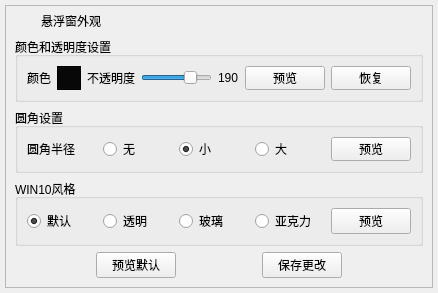
<?xml version="1.0" encoding="UTF-8"?>
<ui version="4.0">
 <class>FormSetting</class>
 <widget class="QWidget" name="FormSetting">
  <property name="geometry">
   <rect>
    <x>0</x>
    <y>0</y>
    <width>438</width>
    <height>283</height>
   </rect>
  </property>
  <property name="windowTitle">
   <string>Dialog</string>
  </property>
  <layout class="QVBoxLayout" name="verticalLayout_2">
   <property name="leftMargin">
    <number>5</number>
   </property>
   <property name="topMargin">
    <number>5</number>
   </property>
   <property name="rightMargin">
    <number>5</number>
   </property>
   <property name="bottomMargin">
    <number>5</number>
   </property>
   <item>
    <widget class="QFrame" name="frame">
     <property name="frameShape">
      <enum>QFrame::StyledPanel</enum>
     </property>
     <property name="frameShadow">
      <enum>QFrame::Raised</enum>
     </property>
     <layout class="QVBoxLayout" name="verticalLayout">
      <property name="topMargin">
       <number>5</number>
      </property>
      <item>
       <layout class="QHBoxLayout" name="horizontalLayout_5">
        <item>
         <widget class="QLabel" name="label_6">
          <property name="sizePolicy">
           <sizepolicy hsizetype="Preferred" vsizetype="Maximum">
            <horstretch>0</horstretch>
            <verstretch>0</verstretch>
           </sizepolicy>
          </property>
          <property name="minimumSize">
           <size>
            <width>20</width>
            <height>20</height>
           </size>
          </property>
          <property name="maximumSize">
           <size>
            <width>20</width>
            <height>20</height>
           </size>
          </property>
          <property name="styleSheet">
           <string notr="true">QLabel{
border-image: url(:/icons/ya.ico);
}</string>
          </property>
          <property name="text">
           <string/>
          </property>
         </widget>
        </item>
        <item>
         <widget class="QLabel" name="label_7">
          <property name="sizePolicy">
           <sizepolicy hsizetype="Preferred" vsizetype="Maximum">
            <horstretch>0</horstretch>
            <verstretch>0</verstretch>
           </sizepolicy>
          </property>
          <property name="text">
           <string>悬浮窗外观</string>
          </property>
         </widget>
        </item>
        <item>
         <spacer name="horizontalSpacer_7">
          <property name="orientation">
           <enum>Qt::Horizontal</enum>
          </property>
          <property name="sizeHint" stdset="0">
           <size>
            <width>40</width>
            <height>20</height>
           </size>
          </property>
         </spacer>
        </item>
       </layout>
      </item>
      <item>
       <widget class="QGroupBox" name="groupBox">
        <property name="sizePolicy">
         <sizepolicy hsizetype="Preferred" vsizetype="Minimum">
          <horstretch>0</horstretch>
          <verstretch>0</verstretch>
         </sizepolicy>
        </property>
        <property name="minimumSize">
         <size>
          <width>0</width>
          <height>65</height>
         </size>
        </property>
        <property name="title">
         <string>颜色和透明度设置</string>
        </property>
        <layout class="QHBoxLayout" name="horizontalLayout">
         <item>
          <widget class="QLabel" name="label">
           <property name="text">
            <string>颜色</string>
           </property>
           <property name="alignment">
            <set>Qt::AlignCenter</set>
           </property>
          </widget>
         </item>
         <item>
          <widget class="QPushButton" name="pushButton">
           <property name="minimumSize">
            <size>
             <width>24</width>
             <height>24</height>
            </size>
           </property>
           <property name="maximumSize">
            <size>
             <width>24</width>
             <height>24</height>
            </size>
           </property>
           <property name="toolTip">
            <string>选择颜色</string>
           </property>
           <property name="styleSheet">
            <string notr="true">background-color: rgb(8, 8, 8);
border: 1px solid black;</string>
           </property>
           <property name="text">
            <string/>
           </property>
          </widget>
         </item>
         <item>
          <widget class="QLabel" name="label_2">
           <property name="text">
            <string>不透明度</string>
           </property>
           <property name="alignment">
            <set>Qt::AlignCenter</set>
           </property>
          </widget>
         </item>
         <item>
          <widget class="QSlider" name="horizontalSlider">
           <property name="maximum">
            <number>255</number>
           </property>
           <property name="singleStep">
            <number>1</number>
           </property>
           <property name="value">
            <number>190</number>
           </property>
           <property name="orientation">
            <enum>Qt::Horizontal</enum>
           </property>
          </widget>
         </item>
         <item>
          <widget class="QLabel" name="label_8">
           <property name="text">
            <string>190</string>
           </property>
          </widget>
         </item>
         <item>
          <widget class="QPushButton" name="pushButton_2">
           <property name="toolTip">
            <string>预览选择的颜色和不透明度</string>
           </property>
           <property name="text">
            <string>预览</string>
           </property>
          </widget>
         </item>
         <item>
          <widget class="QPushButton" name="pushButton_7">
           <property name="toolTip">
            <string>恢复之前的颜色和透明度</string>
           </property>
           <property name="text">
            <string>恢复</string>
           </property>
          </widget>
         </item>
        </layout>
       </widget>
      </item>
      <item>
       <widget class="QGroupBox" name="groupBox_3">
        <property name="sizePolicy">
         <sizepolicy hsizetype="Preferred" vsizetype="Minimum">
          <horstretch>0</horstretch>
          <verstretch>0</verstretch>
         </sizepolicy>
        </property>
        <property name="minimumSize">
         <size>
          <width>0</width>
          <height>65</height>
         </size>
        </property>
        <property name="title">
         <string>圆角设置</string>
        </property>
        <layout class="QHBoxLayout" name="horizontalLayout_3">
         <item>
          <widget class="QLabel" name="label_5">
           <property name="text">
            <string>圆角半径</string>
           </property>
          </widget>
         </item>
         <item>
          <widget class="QRadioButton" name="radioButton">
           <property name="text">
            <string>无</string>
           </property>
          </widget>
         </item>
         <item>
          <widget class="QRadioButton" name="radioButton_2">
           <property name="text">
            <string>小</string>
           </property>
           <property name="checked">
            <bool>true</bool>
           </property>
          </widget>
         </item>
         <item>
          <widget class="QRadioButton" name="radioButton_3">
           <property name="text">
            <string>大</string>
           </property>
           <property name="checked">
            <bool>false</bool>
           </property>
          </widget>
         </item>
         <item>
          <widget class="QPushButton" name="pushButton_3">
           <property name="toolTip">
            <string>预览选中的圆角</string>
           </property>
           <property name="text">
            <string>预览</string>
           </property>
          </widget>
         </item>
        </layout>
       </widget>
      </item>
      <item>
       <widget class="QGroupBox" name="groupBox_2">
        <property name="sizePolicy">
         <sizepolicy hsizetype="Preferred" vsizetype="Minimum">
          <horstretch>0</horstretch>
          <verstretch>0</verstretch>
         </sizepolicy>
        </property>
        <property name="title">
         <string>WIN10风格</string>
        </property>
        <layout class="QHBoxLayout" name="horizontalLayout_2">
         <item>
          <widget class="QRadioButton" name="radioButton_4">
           <property name="text">
            <string>默认</string>
           </property>
           <property name="checked">
            <bool>true</bool>
           </property>
          </widget>
         </item>
         <item>
          <widget class="QRadioButton" name="radioButton_5">
           <property name="text">
            <string>透明</string>
           </property>
          </widget>
         </item>
         <item>
          <widget class="QRadioButton" name="radioButton_6">
           <property name="text">
            <string>玻璃</string>
           </property>
          </widget>
         </item>
         <item>
          <widget class="QRadioButton" name="radioButton_7">
           <property name="text">
            <string>亚克力</string>
           </property>
          </widget>
         </item>
         <item>
          <widget class="QPushButton" name="pushButton_4">
           <property name="text">
            <string>预览</string>
           </property>
          </widget>
         </item>
        </layout>
       </widget>
      </item>
      <item>
       <layout class="QHBoxLayout" name="horizontalLayout_4">
        <item>
         <spacer name="horizontalSpacer_4">
          <property name="orientation">
           <enum>Qt::Horizontal</enum>
          </property>
          <property name="sizeHint" stdset="0">
           <size>
            <width>40</width>
            <height>20</height>
           </size>
          </property>
         </spacer>
        </item>
        <item>
         <widget class="QPushButton" name="pushButton_5">
          <property name="toolTip">
           <string>预览默认的样式设置</string>
          </property>
          <property name="text">
           <string>预览默认</string>
          </property>
         </widget>
        </item>
        <item>
         <spacer name="horizontalSpacer_5">
          <property name="orientation">
           <enum>Qt::Horizontal</enum>
          </property>
          <property name="sizeHint" stdset="0">
           <size>
            <width>40</width>
            <height>20</height>
           </size>
          </property>
         </spacer>
        </item>
        <item>
         <widget class="QPushButton" name="pushButton_6">
          <property name="toolTip">
           <string>*保存并应用此页上面的数据</string>
          </property>
          <property name="text">
           <string>保存更改</string>
          </property>
         </widget>
        </item>
        <item>
         <spacer name="horizontalSpacer_6">
          <property name="orientation">
           <enum>Qt::Horizontal</enum>
          </property>
          <property name="sizeHint" stdset="0">
           <size>
            <width>40</width>
            <height>20</height>
           </size>
          </property>
         </spacer>
        </item>
       </layout>
      </item>
     </layout>
    </widget>
   </item>
  </layout>
 </widget>
 <resources/>
 <connections/>
</ui>
